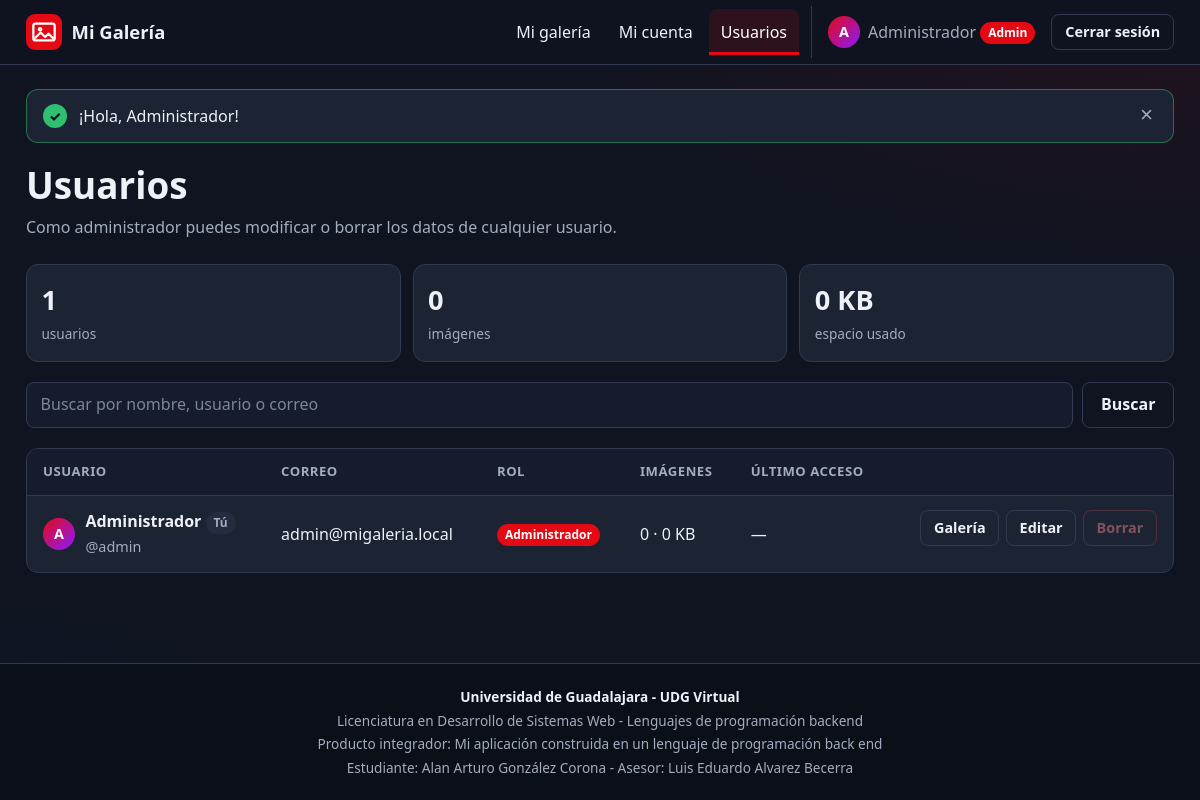
Screenshot of /index.php?r=admin (signed in) with the database file from the repository.
### tables this page shows
CREATE TABLE IF NOT EXISTS usuarios (
  id INT UNSIGNED PRIMARY KEY AUTO_INCREMENT,
  nombre VARCHAR(100) NOT NULL,
  usuario VARCHAR(30) NOT NULL UNIQUE,
  correo VARCHAR(150) NOT NULL UNIQUE,
  clave VARCHAR(255) NOT NULL,             
  rol ENUM('usuario', 'admin') NOT NULL DEFAULT 'usuario',
  creado DATETIME NOT NULL DEFAULT CURRENT_TIMESTAMP,
  ultimo_acceso DATETIME NULL
);

### app/core/View.php (called while the page is built, shortened)
<?php
class View
{
    public static function render(string $__vista, array $__variables = [], string $__plantilla = 'layout'): void
    {
        $__variables['usuarioSesion'] = Session::usuario();
        $__variables['flash'] = $__variables['flash'] ?? Session::tomarFlash();
        extract($__variables, EXTR_SKIP);
        require BASE_PATH . "/app/views/$__vista.php";
        $contenido = ob_get_clean();
        require BASE_PATH . "/app/views/$__plantilla.php";
    }
}

### app/core/Controller.php (called while the page is built, shortened)
<?php
class Controller
{
    protected function vista(string $vista, array $datos = []): void
    {
        View::render($vista, $datos);
    }
}

### app/controllers/AdminController.php (called while the page is built, shortened)
<?php
class AdminController extends Controller
{
    public function usuarios(): void
    {
        $buscar = trim((string) ($_GET['buscar'] ?? ''));
        $usuarios = (new UsuarioModel())->listarConResumen($buscar);
        $this->vista('admin/usuarios', [
            'titulo'   => 'Administración de usuarios',
            'usuarios' => $usuarios,
            'buscar'   => $buscar,
            'totales'  => [
                'usuarios' => count($usuarios),
                'imagenes' => array_sum(array_column($usuarios, 'imagenes')),
                'bytes'    => array_sum(array_column($usuarios, 'bytes')),
            ],
        ]);
    }
}

### app/core/Router.php (called while the page is built, shortened)
<?php
class Router
{
    public function despachar(string $ruta, string $metodo): void
    {
        $ruta = trim($ruta, '/');
        $clave = strtoupper($metodo) . ' ' . $ruta;
        [$clase, $accion] = $this->rutas[$clave];
        (new $clase())->$accion();
    }
}

### index.php (called while the page is built, shortened)
<?php
require BASE_PATH . '/app/core/bootstrap.php';
$router = new Router(require BASE_PATH . '/app/config/rutas.php');
$router->despachar($_GET['r'] ?? '', $_SERVER['REQUEST_METHOD'] ?? 'GET');

### app/models/UsuarioModel.php (called while the page is built, shortened)
<?php
class UsuarioModel
{
    private PDO $db;
    public function __construct()
    {
        $this->db = Database::conexion();
    }
    public function listarConResumen(string $buscar = ''): array
    {
        $sql = 'SELECT u.id, u.nombre, u.usuario, u.correo, u.rol, u.creado, u.ultimo_acceso,
                       COUNT(i.id) AS imagenes, COALESCE(SUM(i.tamano), 0) AS bytes
                  FROM usuarios u
                  LEFT JOIN imagenes i ON i.usuario_id = u.id';
        $valores = [];
        $sql .= ' GROUP BY u.id ORDER BY u.rol = "admin" DESC, u.nombre';
        $st = $this->db->prepare($sql);
        $st->execute($valores);
        return $st->fetchAll();
    }
}

### app/core/Database.php (called while the page is built)
<?php
class Database
{
    private static ?PDO $pdo = null;
    public static function conexion(): PDO
    {
        if (self::$pdo === null) {
            $c = config('db');
            $dsn = "mysql:host={$c['host']};port={$c['puerto']};dbname={$c['nombre']};charset=utf8mb4";
            self::$pdo = new PDO($dsn, $c['usuario'], $c['clave'], [
                PDO::ATTR_ERRMODE            => PDO::ERRMODE_EXCEPTION,
                PDO::ATTR_DEFAULT_FETCH_MODE => PDO::FETCH_ASSOC,
                PDO::ATTR_EMULATE_PREPARES   => false,
            ]);
        }
        return self::$pdo;
    }
}

### app/core/helpers.php (called while the page is built, shortened)
<?php
function e(?string $texto): string
{
    return htmlspecialchars($texto ?? '', ENT_QUOTES | ENT_SUBSTITUTE, 'UTF-8');
}
function url(string $ruta = '', array $parametros = []): string
{
    $q = $ruta === '' ? [] : ['r' => $ruta];
    $q += $parametros;
    return 'index.php' . ($q ? '?' . http_build_query($q) : '');
}
function recurso(string $ruta): string
{
    $archivo = BASE_PATH . '/' . $ruta;
    $v = is_file($archivo) ? filemtime($archivo) : 1;
    return $ruta . '?v=' . $v;
}
function tamano_legible(int $bytes): string
{
    if ($bytes === 0) {
        return '0 KB';
    }
    return max(1, (int) round($bytes / 1024)) . ' KB';
}
function fecha_legible(?string $fecha): string
{
    if (!$fecha) {
        return '—';
    }
    $meses = ['ene', 'feb', 'mar', 'abr', 'may', 'jun', 'jul', 'ago', 'sep', 'oct', 'nov', 'dic'];
    $t = strtotime($fecha);
    return date('j', $t) . ' ' . $meses[(int) date('n', $t) - 1] . ' ' . date('Y, H:i', $t);
}

### app/core/bootstrap.php (called while the page is built, shortened)
<?php
function config(string $clave, $defecto = null)
{
    $valor = $GLOBALS['config'];
    foreach (explode('.', $clave) as $parte) {
        $valor = $valor[$parte];
    }
    return $valor;
}
require BASE_PATH . '/app/core/helpers.php';

### app/views/admin/usuarios.php (the view, shortened to what this page needs)
<?php $yo = $usuarioSesion['id']; ?>
<div class="cabecera-pagina">
  <div>
    <h1>Usuarios</h1>
    <p class="cabecera-pagina__sub">Como administrador puedes modificar o borrar los datos de cualquier usuario.</p>
  </div>
</div>
<div class="cifras">
  <div class="cifra"><span class="cifra__valor"><?= (int) $totales['usuarios'] ?></span><span class="cifra__etiqueta">usuarios<?= $buscar !== '' ? ' encontrados' : '' ?></span></div>
  <div class="cifra"><span class="cifra__valor"><?= (int) $totales['imagenes'] ?></span><span class="cifra__etiqueta">imágenes</span></div>
  <div class="cifra"><span class="cifra__valor"><?= e(tamano_legible((int) $totales['bytes'])) ?></span><span class="cifra__etiqueta">espacio usado</span></div>
</div>
<form class="buscador" method="get" action="index.php" role="search">
  <input type="search" id="buscar-usuario" name="buscar" value="<?= e($buscar) ?>" placeholder="Buscar por nombre, usuario o correo">
  <button class="boton boton--contorno" type="submit">Buscar</button>
</form>
<?php if (!$usuarios): ?>
  <div class="estado-vacio"><h2>Sin resultados</h2><p>No hay usuarios que coincidan con “<?= e($buscar) ?>”.</p></div>
<?php else: ?>
<div class="tabla-envoltura">
  <table class="tabla">
    <thead>
      <tr>
        <th scope="col">Usuario</th>
        <th scope="col">Correo</th>
        <th scope="col">Rol</th>
        <th scope="col">Imágenes</th>
        <th scope="col">Último acceso</th>
        <th scope="col"><span class="visualmente-oculto">Acciones</span></th>
      </tr>
    </thead>
    <tbody>
      <?php foreach ($usuarios as $u): $esYo = (int) $u['id'] === $yo; ?>
        <tr>
          <td data-etiqueta="Usuario">
            <div class="persona">
              <span class="avatar" aria-hidden="true"><?= e(mb_strtoupper(mb_substr($u['nombre'], 0, 1))) ?></span>
              <span><strong><?= e($u['nombre']) ?></strong><?= $esYo ? ' <span class="etiqueta etiqueta--suave">Tú</span>' : '' ?><br><span class="tenue">@<?= e($u['usuario']) ?></span></span>
            </div>
          </td>
          <td data-etiqueta="Correo"><?= e($u['correo']) ?></td>
          <td data-etiqueta="Rol"><span class="etiqueta<?= $u['rol'] === 'admin' ? '' : ' etiqueta--suave' ?>"><?= $u['rol'] === 'admin' ? 'Administrador' : 'Usuario' ?></span></td>
          <td data-etiqueta="Imágenes"><?= (int) $u['imagenes'] ?> · <?= e(tamano_legible((int) $u['bytes'])) ?></td>
          <td data-etiqueta="Último acceso"><?= e(fecha_legible($u['ultimo_acceso'])) ?></td>
          <td class="tabla__acciones">
            <a class="boton boton--contorno boton--chico" href="<?= e(url('admin/galeria', ['id' => $u['id']])) ?>">Galería</a>
            <a class="boton boton--contorno boton--chico" href="<?= e(url('admin/editar', ['id' => $u['id']])) ?>">Editar</a>
            <?php if ($esYo): ?>
              <button class="boton boton--peligro boton--chico" type="button" disabled title="No puedes borrar tu propia cuenta">Borrar</button>
            <?php endif; ?>
          </td>
        </tr>
      <?php endforeach; ?>
    </tbody>
  </table>
</div>
<?php endif; ?>

### app/views/layout.php (shortened to what this page needs)
<?php
$u = $usuarioSesion;
$rutaActual = $_GET['r'] ?? '';
$activo = fn (string $prefijo) => str_starts_with($rutaActual, $prefijo) ? ' aria-current="page"' : '';
$iconos = ['exito' => '✓', 'error' => '!', 'aviso' => 'i'];
?>
<!DOCTYPE html>
<html lang="es">
<head>
  <link rel="stylesheet" href="<?= e(recurso('assets/css/estilos.css')) ?>">
</head>
<body>
  <header class="encabezado">
    <div class="contenedor encabezado__barra">
      <a class="marca" href="<?= e(url()) ?>">
        <img src="<?= e(recurso('assets/img/icono.svg')) ?>" alt="" width="36" height="36">
        <span><?= e(config('app.nombre')) ?></span>
      </a>
      <?php if ($u): ?>
        <nav class="menu" id="menu-principal" aria-label="Principal">
          <a href="<?= e(url('galeria')) ?>"<?= $activo('galeria') ?>>Mi galería</a>
          <a href="<?= e(url('cuenta')) ?>"<?= $activo('cuenta') ?>>Mi cuenta</a>
          <?php if ($u['rol'] === 'admin'): ?>
            <a href="<?= e(url('admin')) ?>"<?= $activo('admin') ?>>Usuarios</a>
          <?php endif; ?>
          <span class="menu__usuario">
            <span class="avatar" aria-hidden="true"><?= e(mb_strtoupper(mb_substr($u['nombre'], 0, 1))) ?></span>
            <span class="menu__nombre"><?= e($u['nombre']) ?><?php if ($u['rol'] === 'admin'): ?> <span class="etiqueta">Admin</span><?php endif; ?></span>
          </span>
          <form action="<?= e(url('logout')) ?>" method="post" class="menu__salir">
            <button type="submit" class="boton boton--contorno boton--chico">Cerrar sesión</button>
          </form>
        </nav>
      <?php endif; ?>
    </div>
  </header>
  <main id="contenido" class="contenedor principal">
    <?php foreach ($flash as $tipo => $mensaje): ?>
      <div class="aviso aviso--<?= e($tipo) ?>" role="<?= $tipo === 'error' ? 'alert' : 'status' ?>">
        <span class="aviso__icono" aria-hidden="true"><?= $iconos[$tipo] ?? 'i' ?></span>
        <p><?= e($mensaje) ?></p>
        <button type="button" class="aviso__cerrar" aria-label="Cerrar aviso">×</button>
      </div>
    <?php endforeach; ?>
    <?= $contenido ?>
  </main>
  <footer class="pie">
    <div class="contenedor pie__contenido">
      <p><strong>Universidad de Guadalajara - UDG Virtual</strong></p>
      <p>Licenciatura en Desarrollo de Sistemas Web - Lenguajes de programación backend</p>
      <p>Producto integrador: Mi aplicación construida en un lenguaje de programación back end</p>
      <p>Estudiante: Alan Arturo González Corona - Asesor: Luis Eduardo Alvarez Becerra</p>
    </div>
  </footer>
</body>
</html>

### rows the page displays
usuarios: id "1", nombre "A", nombre "Administrador", shows "Tú", usuario "admin", correo "admin@migaleria.local", rol "Administrador", imagenes "0", bytes "0 KB", ultimo_acceso "—", shows "Borrar"

### other values shown
config('app.nombre') "Mi Galería"
mb_strtoupper(mb_substr($u['nombre'], 0, 1)) "A"
$u['nombre'] "Administrador"
$iconos[$tipo] "✓"
$mensaje "¡Hola, Administrador!"
$totales['imagenes'] "0"
tamano_legible((int) $totales['bytes']) "0 KB"
